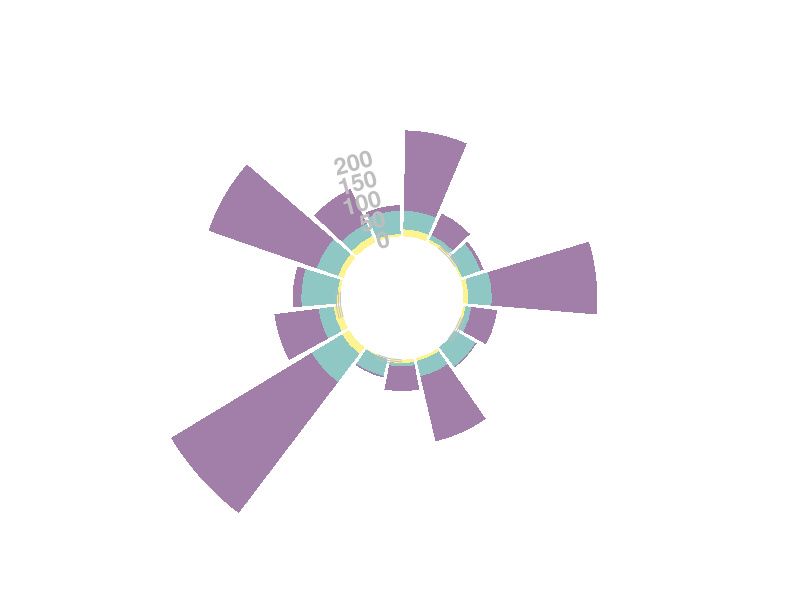

Write R code to recreate this figure. (Note: this script raises an error after producing the figure.)
rm(list=ls())
# library
library(tidyverse)
library(viridis)

# Create dataset
a=rep(c("Kinase","report","key"), times=5)
data=data.frame(
  individual=a,
  group=c(rep('S1', 3), rep('S2', 3), rep('S3', 3),rep('S4', 3),rep('S5', 3)),
  value1=c(195,8,58,256,3,63,162,4,60,399,21,108,278,14,93),
  value2=c(45,48,12,57,59,14,38,42,8,86,87,37,55,56,33),
  value3=c(17,4,7,11,0,6,7,2,8,20,7,17,14,6,17)
)

# Transform data in a tidy format (long format)
data = data %>% gather(key = "observation", value="value", -c(1,2)) 

# Set a number of 'empty bar' to add at the end of each group
empty_bar=2
nObsType=nlevels(as.factor(data$observation))
to_add = data.frame( matrix(NA, empty_bar*nlevels(data$group)*nObsType, ncol(data)) )
colnames(to_add) = colnames(data)
to_add$group=rep(levels(data$group), each=empty_bar*nObsType )
data=rbind(data, to_add)
data=data %>% arrange(group, individual)
data$id=rep( seq(1, nrow(data)/nObsType) , each=nObsType)

# Get the name and the y position of each label
label_data= data %>% group_by(id, individual) %>% summarize(tot=sum(value))
number_of_bar=nrow(label_data)
angle= 90 - 360 * (label_data$id-0.5) /number_of_bar     # I substract 0.5 because the letter must have the angle of the center of the bars. Not extreme right(1) or extreme left (0)
label_data$hjust<-ifelse( angle < -90, 1, 0)
label_data$angle<-ifelse(angle < -90, angle+180, angle)

# prepare a data frame for base lines
base_data=data %>% 
  group_by(group) %>% 
  summarize(start=min(id), end=max(id) - empty_bar) %>% 
  rowwise() %>% 
  mutate(title=mean(c(start, end)))

# prepare a data frame for grid (scales)
grid_data = base_data
grid_data$end = grid_data$end[ c( nrow(grid_data), 1:nrow(grid_data)-1)] + 1
grid_data$start = grid_data$start - 1
grid_data=grid_data[-1,]

# Make the plot
p = ggplot(data) +      
  
  # Add the stacked bar
  geom_bar(aes(x=as.factor(id), y=value, fill=observation), stat="identity", alpha=0.5) +
  scale_fill_viridis(discrete=TRUE) +
  
  # Add a val=100/75/50/25 lines. I do it at the beginning to make sur barplots are OVER it.
  geom_segment(data=grid_data, aes(x = end, y = 0, xend = start, yend = 0), colour = "grey", alpha=1, size=0.3 , inherit.aes = FALSE ) +
  geom_segment(data=grid_data, aes(x = end, y = 5, xend = start, yend = 5), colour = "grey", alpha=1, size=0.3 , inherit.aes = FALSE ) +
  geom_segment(data=grid_data, aes(x = end, y = 10, xend = start, yend = 10), colour = "grey", alpha=1, size=0.3 , inherit.aes = FALSE ) +

  # Add text showing the value of each 100/75/50/25 lines
  annotate("text", x = rep(max(data$id),5), y = c(0, 50, 100, 150, 200), label = c("0", "50", "100", "150", "200") , color="grey", size=6 , angle=15, fontface="bold", hjust=1) +
  
  ylim(-150,max(label_data$tot, na.rm=T)) +
  theme_minimal() +
  theme(
    legend.position = "none",
    axis.text = element_blank(),
    axis.title = element_blank(),
    panel.grid = element_blank(),
    plot.margin = unit(rep(-1,4), "cm") 
  ) +
  coord_polar()
p
  
  # Add labels on top of each bar
  geom_text(data=label_data, aes(x=id, y=tot, label=individual, hjust=hjust), color="black", fontface="bold",alpha=0.6, size=3, angle= label_data$angle, inherit.aes = FALSE ) +
  
  # Add base line information
  #geom_segment(data=base_data, aes(x = start+1, y = -2, xend = end-1, yend = -7), colour = "black", alpha=0.8, size=0.4 , inherit.aes = FALSE )+
  geom_text(data=base_data, aes(x = title, y = -2.5, label=group), hjust=c(0.5,0.5,0.5,0.3,0.5), angle= c(-18,270,5,-58,41),colour = "black", alpha=0.8, size=3, fontface="bold", inherit.aes = FALSE)
p